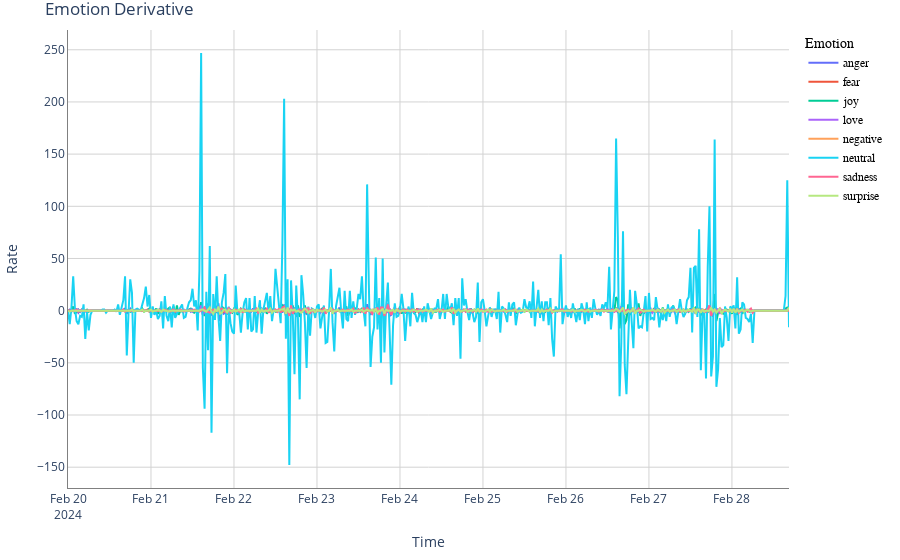

Here is the notebook cell this chart was saved with:
### Code cell
import plotly.graph_objects as go

# Create a Plotly figure
fig = go.Figure()

# Add traces for each column in the DataFrame without specifying colors
for column in hourly_emotions_derivative.columns:
    fig.add_trace(go.Scatter(x=hourly_emotions_derivative.index, y=hourly_emotions_derivative[column],
                            mode='lines', name=column))

# Update layout with titles, axis labels, and grid lines
fig.update_layout(
    title='Emotion Derivative',
    xaxis_title='Time',
    yaxis_title='Rate',
    xaxis=dict(showline=True, showgrid=True, linecolor='gray', gridcolor='lightgray'),
    yaxis=dict(showline=True, showgrid=True, linecolor='gray', gridcolor='lightgray'),
    plot_bgcolor='white',
    legend_title='Emotion',
    legend=dict(traceorder='normal', font=dict(family="sans-serif", size=12, color="black")),
    margin=dict(l=20, r=20, t=30, b=20)
)

# Show the figure
fig.show()

### Figure 1 — Plotly figure (JSON) as saved in the notebook; plotly's stock layout.template omitted (floating-point values rounded to 4 significant figures; data arrays with more than 128 entries replaced by an {"elided": "..."} marker saying what was removed)
{"data": [{"mode": "lines", "name": "anger", "type": "scatter", "x": {"elided": "418 str values"}, "y": {"elided": "418 int values"}}, {"mode": "lines", "name": "fear", "type": "scatter", "x": {"elided": "418 str values"}, "y": {"elided": "418 int values"}}, {"mode": "lines", "name": "joy", "type": "scatter", "x": {"elided": "418 str values"}, "y": {"elided": "418 int values"}}, {"mode": "lines", "name": "love", "type": "scatter", "x": {"elided": "418 str values"}, "y": {"elided": "418 int values"}}, {"mode": "lines", "name": "negative", "type": "scatter", "x": {"elided": "418 str values"}, "y": {"elided": "418 int values"}}, {"mode": "lines", "name": "neutral", "type": "scatter", "x": {"elided": "418 str values"}, "y": {"elided": "418 int values"}}, {"mode": "lines", "name": "sadness", "type": "scatter", "x": {"elided": "418 str values"}, "y": {"elided": "418 int values"}}, {"mode": "lines", "name": "surprise", "type": "scatter", "x": {"elided": "418 str values"}, "y": {"elided": "418 int values"}}], "layout": {"legend": {"font": {"color": "black", "family": "sans-serif", "size": 12}, "title": {"text": "Emotion"}, "traceorder": "normal"}, "margin": {"b": 20, "l": 20, "r": 20, "t": 30}, "plot_bgcolor": "white", "title": {"text": "Emotion Derivative"}, "xaxis": {"gridcolor": "lightgray", "linecolor": "gray", "showgrid": true, "showline": true, "title": {"text": "Time"}}, "yaxis": {"gridcolor": "lightgray", "linecolor": "gray", "showgrid": true, "showline": true, "title": {"text": "Rate"}}}}
